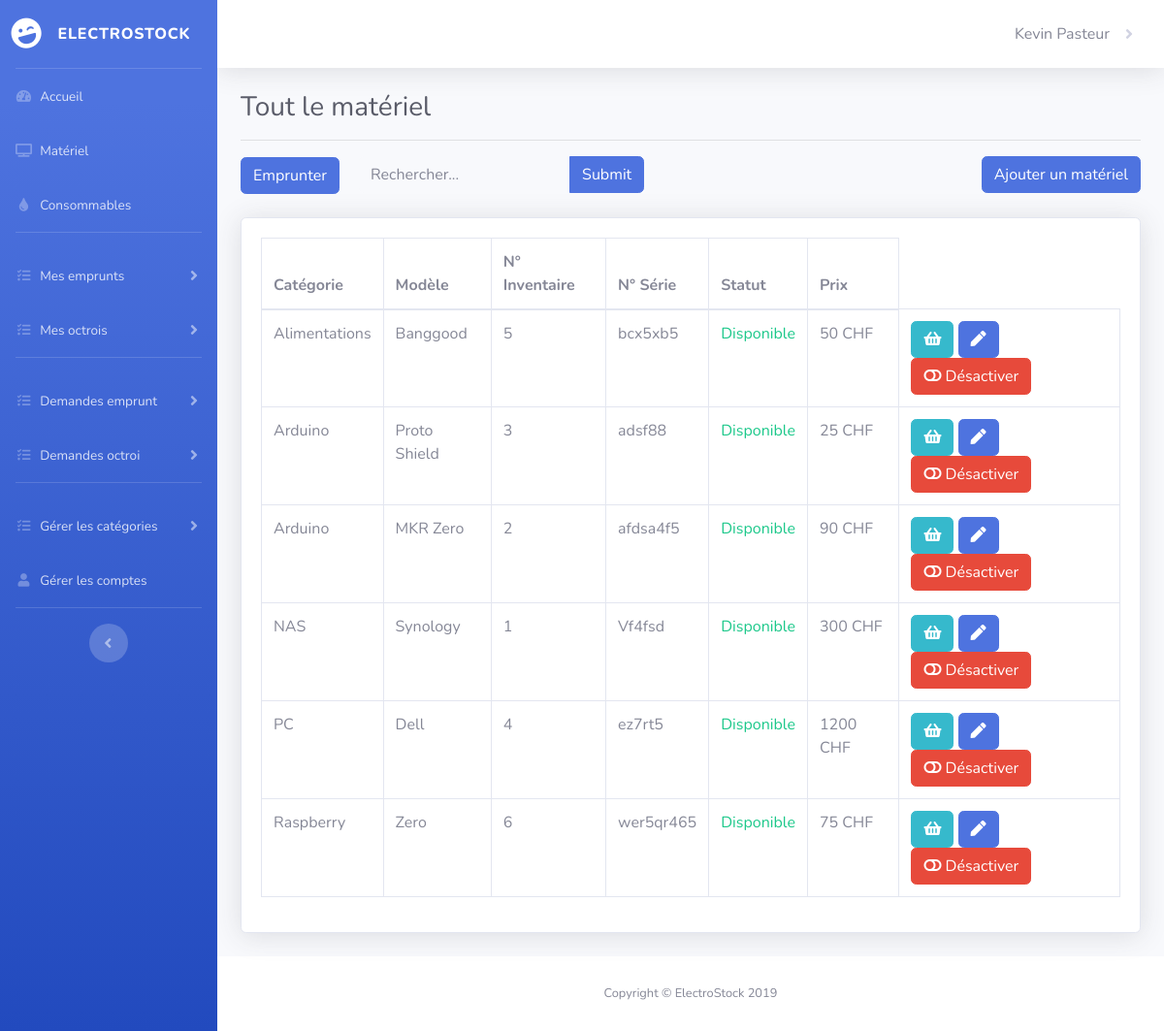
Page /Code/index.php?action=materiel (signed in) on the earlier database version.
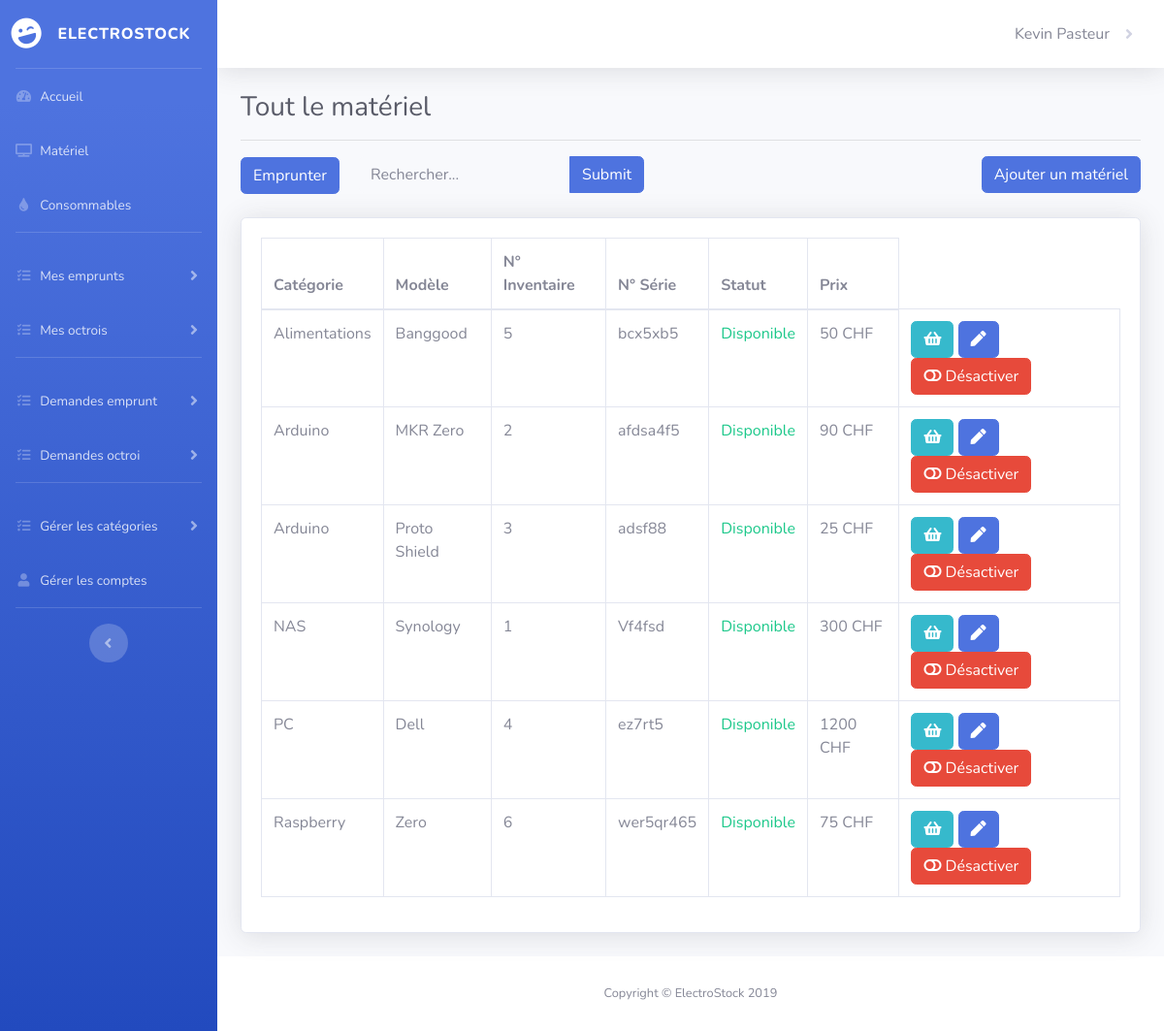
Same page on the later database version.
### tables this page shows
CREATE TABLE IF NOT EXISTS `Materiels` (
  `idMateriels` INT(11) NOT NULL AUTO_INCREMENT,
  `modele` VARCHAR(50) NOT NULL,
  `n_inventaire` VARCHAR(50) NOT NULL,
  `n_serie` VARCHAR(50) NULL DEFAULT NULL,
  `prix` FLOAT(11) NULL DEFAULT NULL,
  `fkCategoriesM` INT(11) NOT NULL,
  `fkStatutsM` INT(11) NOT NULL,
  `actif` BOOLEAN NOT NULL DEFAULT 1,
  PRIMARY KEY (`idMateriels`),
  INDEX `fk_Materiels_CategoriesM1_idx` (`fkCategoriesM` ASC) ,
  INDEX `fk_materiels_statutsM1_idx` (`fkStatutsM` ASC) ,
  CONSTRAINT `fk_Materiels_CategoriesM1`
    FOREIGN KEY (`fkCategoriesM`)
    REFERENCES `CategoriesM` (`idCategoriesM`),
  CONSTRAINT `fk_materiels_statutsM1`
    FOREIGN KEY (`fkStatutsM`)
    REFERENCES `StatutsM` (`idstatutsM`));

CREATE TABLE IF NOT EXISTS `CategoriesM` (
  `idCategoriesM` INT(11) NOT NULL AUTO_INCREMENT,
  `nom` VARCHAR(50) NOT NULL,
  `actif` BOOLEAN NOT NULL DEFAULT 1,
  PRIMARY KEY (`idCategoriesM`));

### Code/modele/modele_materiel.php (called while the page is built, shortened)
<?php
function GetAllMaterial()
{
    $connexion = GetBD();
    $requete = "SELECT idMateriels, CategoriesM.nom as Catégorie, modele as 'Modèle',prix,n_inventaire as 'N° Inventaire', n_serie as 'N° Série', fkStatutsM as Statut, Materiels.actif as actifM FROM Materiels
                INNER JOIN CategoriesM on fkCategoriesM = idCategoriesM
                ORDER BY Materiels.actif DESC, CategoriesM.nom";
    $resultat = $connexion->query($requete);
    return $resultat;
}

### Code/vue/toutlemateriel.php (the view, shortened to what this page needs)
        <div class="card shadow mb-4">
            <div class="card-body">
                <div class="table-responsive">
                    <table class="table table-bordered" id="dataTable" width="100%" cellspacing="0">
                        <thead>
                        <tr>
                            <th>Catégorie</th>
                            <th>Modèle</th>
                            <th>N° Inventaire</th>
                            <th>N° Série</th>
                            <th>Statut</th>
                            <?php if ($_SESSION['role'] == "Administrateur") { ?>
                                <th>Prix</th>
                            <?php } ?>
                        </tr>
                        </thead>
                        <tbody>
                        <?php foreach (@$result as $materiel) :
                            if (@$materiel['actifM'] == 1 || $_SESSION['role'] == "Administrateur") {  ?>
                            <tr>
                                <td><?= @$materiel['Catégorie']; ?> </td>
                                <td><?= @$materiel['Modèle']; ?> </td>
                                <td><?= @$materiel['N° Inventaire']; ?> </td>
                                <td><?= @$materiel['N° Série']; ?> </td>
                                <td>
                                    <?php  if (@$materiel["Statut"] == 1 )echo "<span class=\"text-success\">Disponible</span>";
                                    else echo "<span class=\"text-danger\">Indisponible</span>";
                                    ?>
                                </td>
                                <?php if ($_SESSION['role'] == "Administrateur") { ?>
                                <td><?= @$materiel['prix']; ?> CHF</td>
                                <td>
                                    <?php  if (@$materiel["Statut"] == '1' && @$materiel['actifM'] == 1) { ?><a href="#"><button class="btn btn-info btn-xs"><i class="fa fa-shopping-basket "></i></button></a>
                                        <a href="index.php?action=modifmateriel&id=<?= @$materiel['idMateriels']; ?>"><button class="btn btn-primary btn-xs"><i class="fa fa-pen"></i></button></a>
                                        <a href="index.php?action=materiel&disable=<?= @$materiel['idMateriels']; ?>" onclick="return confirm('Désactiver ce matériel ?')"> <button class="btn btn-danger btn-xs"><i class="fa fa-toggle-off "></i> Désactiver</button></a>
                                    <?php } ?>
                                </td>
                                <?php } ?>
                            </tr>
                            <?php }  ?>
                        <?php endforeach; ?>
                        </tbody>
                    </table>
                </div>
            </div>
        </div>
    </div>
</div>
<?php require "vue/gabarit.php";?>

Differences in the rows shown:
changed materiels "MKR Zero": moves up the list
